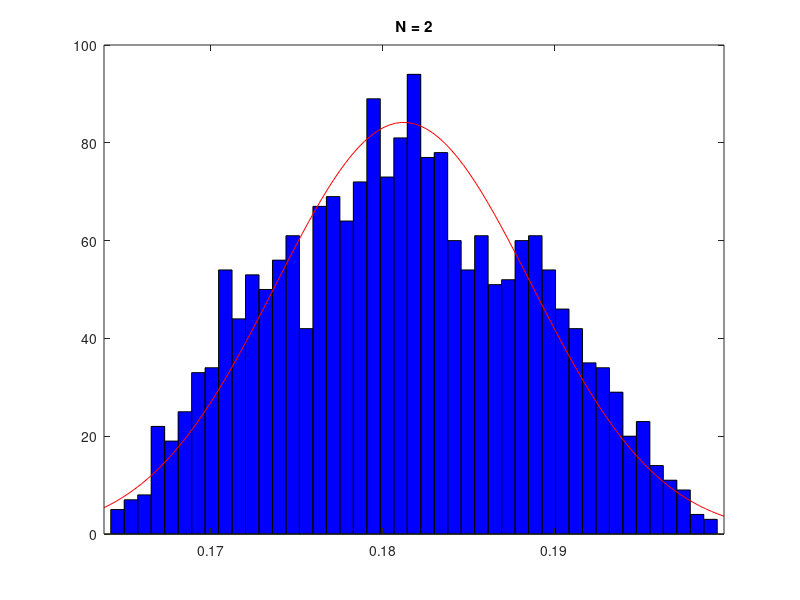
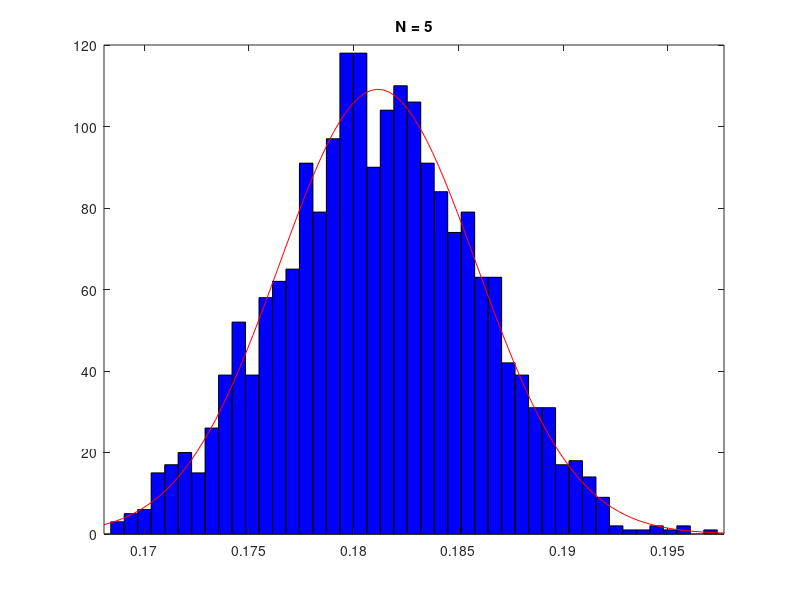
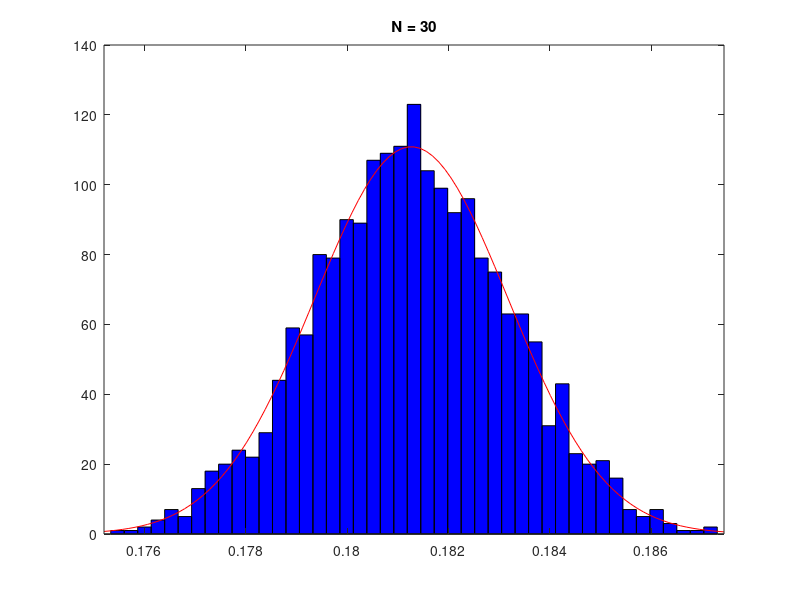

Recreate these plots in MATLAB, in order.
% Brian Powell 012362894
% EE381 - Chaw-Long Chu
%
% Homework_6
%
% Get average of 2000 sampling of a) any 2000-number sampling from exponential 
% distribution and plot the histogram of these 2000 numbers against normal 
% distribution. Repeat the same calculation by b) 5-number sampling, and 
% c) 30-number sampling. Also, d) find the mean (u) and standard deviation 
% (o) of the population.
%

clc
clear   

% static variables;
p = 2000;
theta = 5;
n2 = 2;
n5 = 5;
n30 = 30;

% array functions for y average
yav2 = (p);
yav5 = (p);
yav30 = (p);

for i=1:p
   y2 = exppdf(rand(1,n2), theta);
   y5 = exppdf(rand(1,n5), theta);
   y30 = exppdf(rand(1,n30), theta);
   yav2(i) = sum(y2)/n2;
   yav5(i) = sum(y5)/n5;
   yav30(i) =sum(y30)/n30;
end

% mean2 = mean5  = mean30 = the mean of population (u)
% std2 * sqrt(2) = std5 * sqrt(5) = std30 * sqrt(30) = standard deviation
% of population (o)

mean2 = mean(yav2);
mean5 = mean(yav5);
mean30 = mean(yav30);

std2 = std(yav2);
std5 = std(yav5);
std30 = std(yav30);

variance2 = std2 * sqrt(2);
variance5 = std5 * sqrt(5);
variance30 = std30 * sqrt(30);

% mean2 = 0.1813
% mean5 = 0.1814
% mean30 = 0.1813   
% std2 = 0.0074     standard deviation of population is 0.0074 * sqrt(2) = 0.010465
% std5 = 0.0046     standard deviation of population is 0.0046 * sqrt(5) = 0.10286
% std30 = 0.0019    standard deviation of population is 0.0019 * sqrt(30) = 0.10406


figure(1);
histfit(yav2);
title('N = 2');

figure(2);
histfit(yav5);
title('N = 5');

figure(3);
histfit(yav30);
title('N = 30');